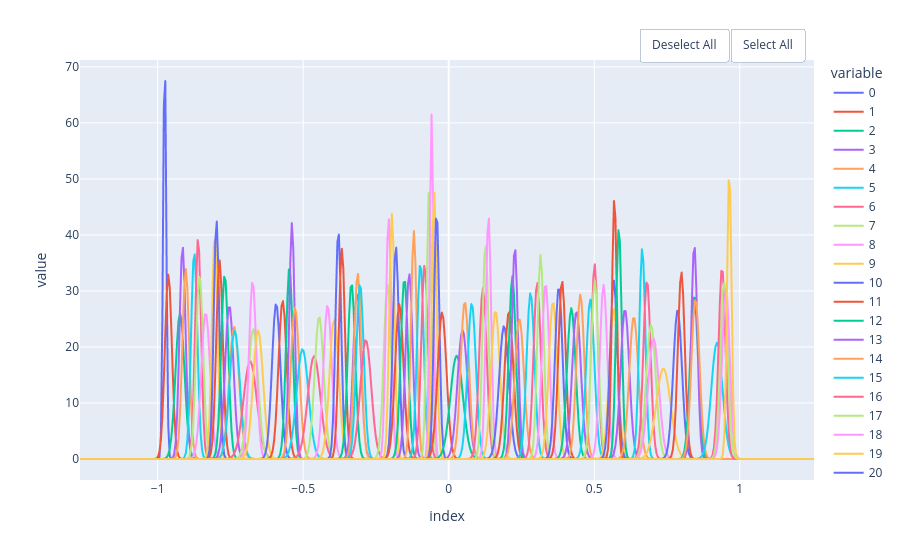
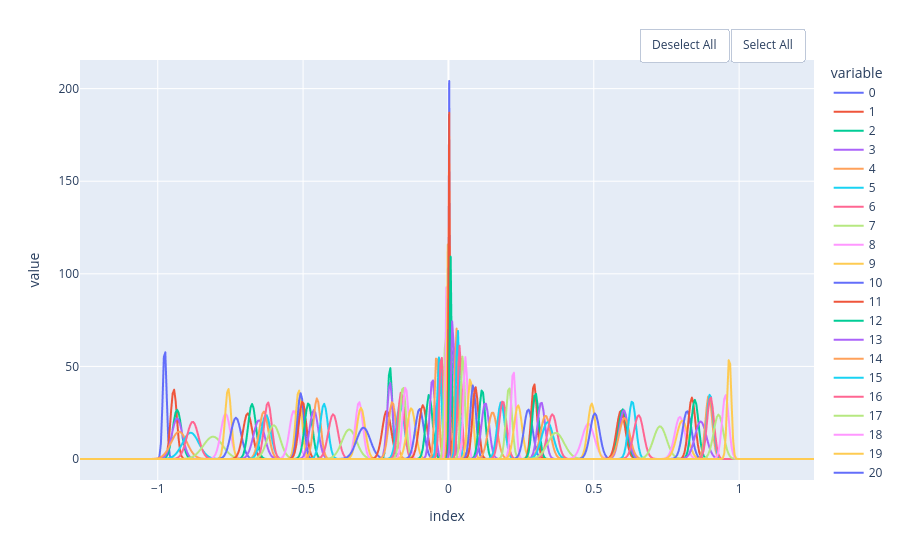
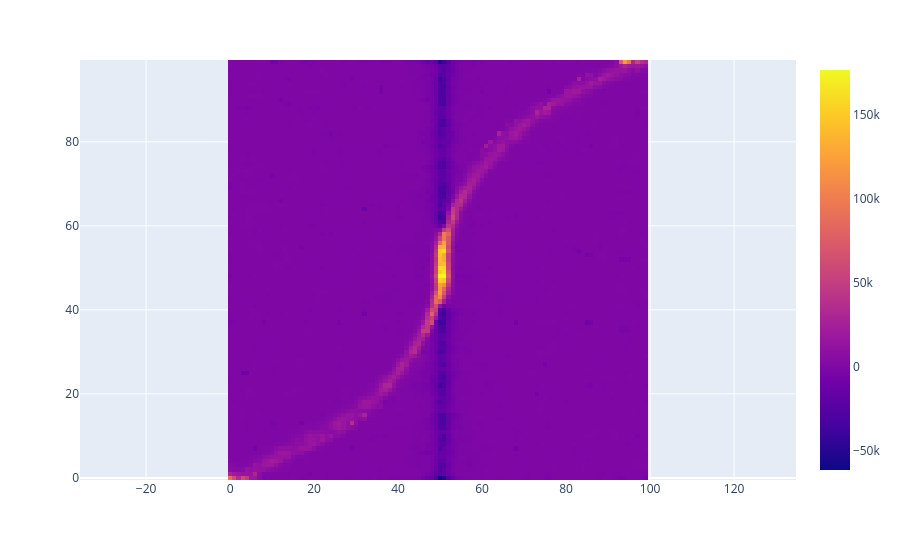

The notebook cell these images were saved under, in order:
### Code cell
# Check if plotting still works the same and looks the same
spn.plot_som(imported_som1, True)
spn.plot_som(imported_som2, True)
spn.plot_hcm(imported_hcm)
